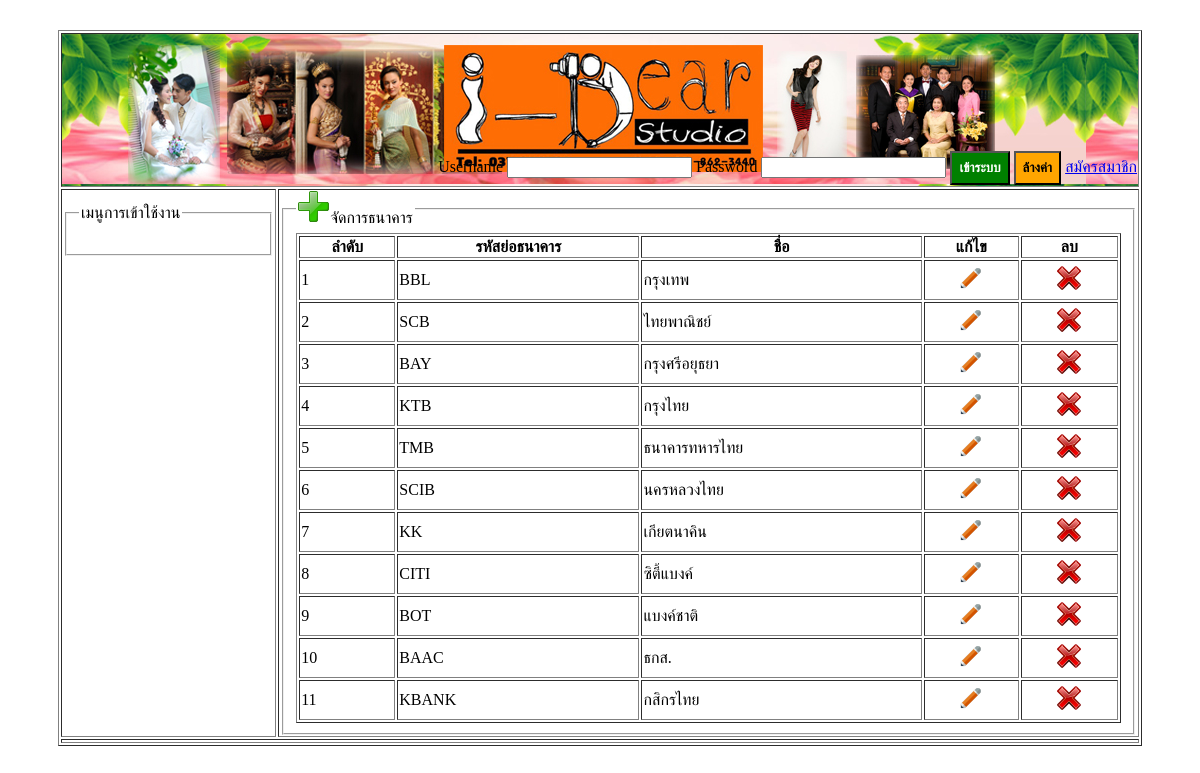
/bank_manage.php, run on the app's committed database.
### tables this page shows
CREATE TABLE IF NOT EXISTS `bank` (
  `bank_id` int(3) NOT NULL AUTO_INCREMENT,
  `bank_code` varchar(50) NOT NULL,
  `bank_name` varchar(50) NOT NULL,
  PRIMARY KEY (`bank_id`)
);

### bank_manage.php (the view)
<?php include './inc_header.php'; ?>
<?php include './db/connect_db.php'; ?>
<?php
$sql = "SELECT * FROM bank ORDER BY bank_id ASC";
$result = mysqli_query($conn, $sql);
?>
<tr>
    <td style="width:20%;vertical-align: text-top"><?php include './inc_menuleft.php'; ?></td>
    <td style="vertical-align: text-top">
        <fieldset>
            <legend><a href="bank_form.php"><img src="image/icon/32x32-add-icon.png"/></a>จัดการธนาคาร</legend>
            <table border="1">
                <thead>
                    <tr>
                        <th>ลำดับ</th>
                        <th>รหัสย่อธนาคาร</th>
                        <th>ชื่อ</th>
                        <th>แก้ไข</th>
                        <th>ลบ</th>
                    </tr>
                </thead>
                <tbody>
                    <?php $i = 1;while ($row = mysqli_fetch_array($result)) { ?>
                        <tr>
                            <td><?=$i?></td>
                            <td><?=$row['bank_code']?></td>
                            <td><?=$row['bank_name']?></td>
                            <td style="text-align: center">
                                <a href="bank_form.php?id=<?=$row['bank_id']?>">
									<img src="image/icon/32x32-edit-icon.png"/>
								</a>
                            </td>
                             <td style="text-align: center">
                                <a href="bank_delete.php?id=<?=$row['bank_id']?>"
								onclick="return confirm('ยืนยันการลบข้อมูล')">
                                    <img src="image/icon/32x32-delete-icon.png"/>
                                </a>
                            </td>
                        </tr>
                    <?php $i++;} ?>
                </tbody>
            </table>
        </fieldset>
    </td>
</tr>
<?php include './inc_footer.php'; ?>

### css/style.css (style rules this page uses)
table { width: 100%; }

### data on the page
bank: bank_code "BBL", bank_name "กรุงเทพ"
bank: bank_code "SCB", bank_name "ไทยพาณิชย์"
bank: bank_code "BAY", bank_name "กรุงศรีอยุธยา"
bank: bank_code "KTB", bank_name "กรุงไทย"
bank: bank_code "TMB", bank_name "ธนาคารทหารไทย"
bank: bank_code "SCIB", bank_name "นครหลวงไทย"
bank: bank_code "KK", bank_name "เกียตนาคิน"
bank: bank_code "CITI", bank_name "ซิตี้แบงค์"
bank: bank_code "BOT", bank_name "แบงค์ชาติ"
bank: bank_code "BAAC", bank_name "ธกส."
bank: bank_code "KBANK", bank_name "กสิกรไทย"
